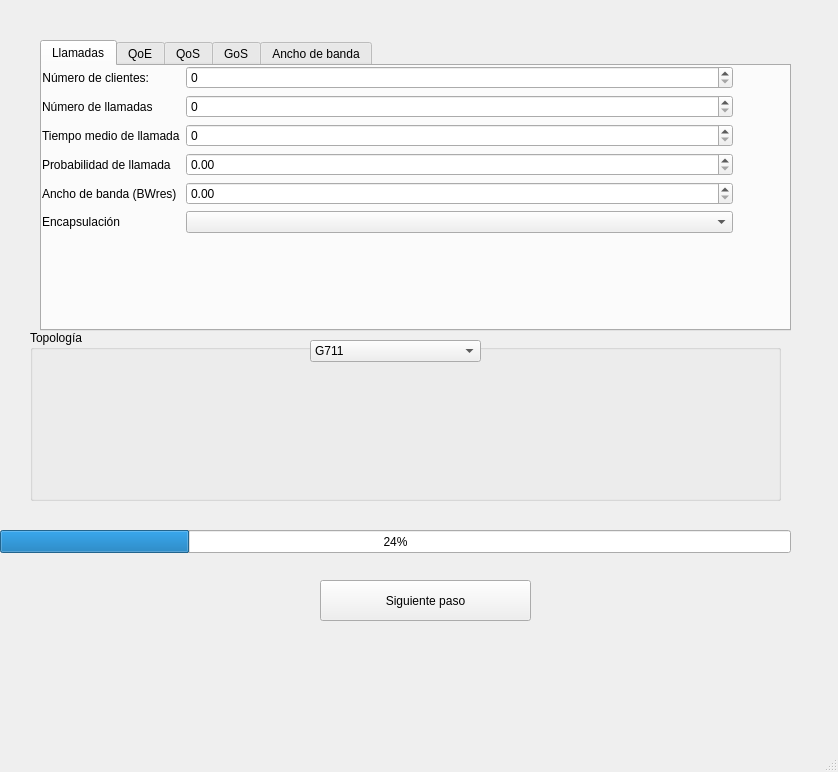
<?xml version="1.0" encoding="UTF-8"?>
<ui version="4.0">
 <class>MainWindow</class>
 <widget class="QMainWindow" name="MainWindow">
  <property name="geometry">
   <rect>
    <x>0</x>
    <y>0</y>
    <width>838</width>
    <height>772</height>
   </rect>
  </property>
  <property name="mouseTracking">
   <bool>false</bool>
  </property>
  <property name="windowTitle">
   <string>MainWindow</string>
  </property>
  <widget class="QWidget" name="centralwidget">
   <widget class="QProgressBar" name="progressBar">
    <property name="enabled">
     <bool>true</bool>
    </property>
    <property name="geometry">
     <rect>
      <x>0</x>
      <y>530</y>
      <width>791</width>
      <height>23</height>
     </rect>
    </property>
    <property name="value">
     <number>24</number>
    </property>
   </widget>
   <widget class="QGroupBox" name="gbTopologia">
    <property name="enabled">
     <bool>true</bool>
    </property>
    <property name="geometry">
     <rect>
      <x>30</x>
      <y>330</y>
      <width>751</width>
      <height>171</height>
     </rect>
    </property>
    <property name="title">
     <string>Topología</string>
    </property>
    <widget class="QComboBox" name="iCodecs">
     <property name="enabled">
      <bool>true</bool>
     </property>
     <property name="geometry">
      <rect>
       <x>280</x>
       <y>10</y>
       <width>171</width>
       <height>22</height>
      </rect>
     </property>
     <item>
      <property name="text">
       <string>G711</string>
      </property>
     </item>
     <item>
      <property name="text">
       <string>G729</string>
      </property>
     </item>
     <item>
      <property name="text">
       <string>G723.1(6.3)</string>
      </property>
     </item>
     <item>
      <property name="text">
       <string>G723.1(5.3)</string>
      </property>
     </item>
     <item>
      <property name="text">
       <string>G726(32)</string>
      </property>
     </item>
     <item>
      <property name="text">
       <string>G728</string>
      </property>
     </item>
     <item>
      <property name="text">
       <string>G722_64k</string>
      </property>
     </item>
    </widget>
   </widget>
   <widget class="QTabWidget" name="casdaed">
    <property name="enabled">
     <bool>true</bool>
    </property>
    <property name="geometry">
     <rect>
      <x>40</x>
      <y>40</y>
      <width>751</width>
      <height>291</height>
     </rect>
    </property>
    <property name="currentIndex">
     <number>0</number>
    </property>
    <widget class="QWidget" name="tab">
     <attribute name="title">
      <string>Llamadas</string>
     </attribute>
     <widget class="QWidget" name="formLayoutWidget">
      <property name="enabled">
       <bool>true</bool>
      </property>
      <property name="geometry">
       <rect>
        <x>0</x>
        <y>0</y>
        <width>691</width>
        <height>224</height>
       </rect>
      </property>
      <layout class="QFormLayout" name="formLayout">
       <item row="1" column="0">
        <widget class="QLabel" name="lNC">
         <property name="enabled">
          <bool>true</bool>
         </property>
         <property name="text">
          <string>Número de clientes:</string>
         </property>
         <property name="alignment">
          <set>Qt::AlignRight|Qt::AlignTrailing|Qt::AlignVCenter</set>
         </property>
        </widget>
       </item>
       <item row="1" column="1">
        <widget class="QSpinBox" name="Nc">
         <property name="enabled">
          <bool>true</bool>
         </property>
         <property name="acceptDrops">
          <bool>false</bool>
         </property>
         <property name="maximum">
          <number>1000</number>
         </property>
        </widget>
       </item>
       <item row="2" column="0">
        <widget class="QLabel" name="label">
         <property name="enabled">
          <bool>true</bool>
         </property>
         <property name="text">
          <string>Número de llamadas</string>
         </property>
        </widget>
       </item>
       <item row="3" column="0">
        <widget class="QLabel" name="label_2">
         <property name="enabled">
          <bool>true</bool>
         </property>
         <property name="text">
          <string>Tiempo medio de llamada</string>
         </property>
        </widget>
       </item>
       <item row="3" column="1">
        <widget class="QSpinBox" name="Tpll">
         <property name="enabled">
          <bool>true</bool>
         </property>
        </widget>
       </item>
       <item row="5" column="0">
        <widget class="QLabel" name="label_3">
         <property name="enabled">
          <bool>true</bool>
         </property>
         <property name="text">
          <string>Probabilidad de llamada</string>
         </property>
        </widget>
       </item>
       <item row="6" column="0">
        <widget class="QLabel" name="label_4">
         <property name="enabled">
          <bool>true</bool>
         </property>
         <property name="text">
          <string>Ancho de banda (BWres)</string>
         </property>
        </widget>
       </item>
       <item row="7" column="0">
        <widget class="QLabel" name="label_6">
         <property name="text">
          <string>Encapsulación</string>
         </property>
        </widget>
       </item>
       <item row="2" column="1">
        <widget class="QSpinBox" name="Nll">
         <property name="enabled">
          <bool>true</bool>
         </property>
         <property name="maximum">
          <number>1000</number>
         </property>
        </widget>
       </item>
       <item row="7" column="1">
        <widget class="QComboBox" name="comboBox">
         <property name="enabled">
          <bool>true</bool>
         </property>
        </widget>
       </item>
       <item row="6" column="1">
        <widget class="QDoubleSpinBox" name="BWres">
         <property name="enabled">
          <bool>true</bool>
         </property>
         <property name="inputMethodHints">
          <set>Qt::ImhFormattedNumbersOnly</set>
         </property>
         <property name="maximum">
          <double>1.000000000000000</double>
         </property>
         <property name="singleStep">
          <double>0.010000000000000</double>
         </property>
        </widget>
       </item>
       <item row="5" column="1">
        <widget class="QDoubleSpinBox" name="Pll">
         <property name="maximum">
          <double>1.000000000000000</double>
         </property>
         <property name="singleStep">
          <double>0.010000000000000</double>
         </property>
        </widget>
       </item>
      </layout>
     </widget>
    </widget>
    <widget class="QWidget" name="tab_2">
     <attribute name="title">
      <string>QoE</string>
     </attribute>
     <widget class="QComboBox" name="MOS">
      <property name="geometry">
       <rect>
        <x>100</x>
        <y>40</y>
        <width>341</width>
        <height>31</height>
       </rect>
      </property>
      <property name="minimumContentsLength">
       <number>0</number>
      </property>
      <item>
       <property name="text">
        <string>Excelente</string>
       </property>
      </item>
      <item>
       <property name="text">
        <string>Buena</string>
       </property>
      </item>
      <item>
       <property name="text">
        <string>Aceptable</string>
       </property>
      </item>
      <item>
       <property name="text">
        <string>Pobre</string>
       </property>
      </item>
      <item>
       <property name="text">
        <string>Mala</string>
       </property>
      </item>
     </widget>
     <widget class="QLabel" name="label_5">
      <property name="geometry">
       <rect>
        <x>50</x>
        <y>45</y>
        <width>51</width>
        <height>21</height>
       </rect>
      </property>
      <property name="text">
       <string>MOS</string>
      </property>
     </widget>
    </widget>
    <widget class="QWidget" name="tab_3">
     <attribute name="title">
      <string>QoS</string>
     </attribute>
     <widget class="QWidget" name="formLayoutWidget_2">
      <property name="geometry">
       <rect>
        <x>0</x>
        <y>10</y>
        <width>741</width>
        <height>221</height>
       </rect>
      </property>
      <layout class="QFormLayout" name="formLayout_2">
       <property name="verticalSpacing">
        <number>20</number>
       </property>
       <property name="topMargin">
        <number>5</number>
       </property>
       <property name="bottomMargin">
        <number>5</number>
       </property>
       <item row="0" column="0">
        <widget class="QLabel" name="label_7">
         <property name="text">
          <string>Retardo total </string>
         </property>
        </widget>
       </item>
       <item row="1" column="0">
        <widget class="QLabel" name="label_8">
         <property name="text">
          <string>Retardo de red</string>
         </property>
        </widget>
       </item>
       <item row="1" column="1">
        <widget class="QDoubleSpinBox" name="Rr">
         <property name="decimals">
          <number>1</number>
         </property>
         <property name="maximum">
          <double>1000.000000000000000</double>
         </property>
         <property name="singleStep">
          <double>0.100000000000000</double>
         </property>
        </widget>
       </item>
       <item row="2" column="0">
        <widget class="QLabel" name="label_9">
         <property name="text">
          <string>Jitter min</string>
         </property>
        </widget>
       </item>
       <item row="2" column="1">
        <widget class="QDoubleSpinBox" name="minJitter">
         <property name="minimum">
          <double>1.000000000000000</double>
         </property>
         <property name="maximum">
          <double>2.000000000000000</double>
         </property>
         <property name="singleStep">
          <double>0.010000000000000</double>
         </property>
        </widget>
       </item>
       <item row="3" column="0">
        <widget class="QLabel" name="label_10">
         <property name="text">
          <string>Jitter max</string>
         </property>
        </widget>
       </item>
       <item row="4" column="0">
        <widget class="QLabel" name="encapsulacionLabel">
         <property name="text">
          <string>Encapsulacion</string>
         </property>
        </widget>
       </item>
       <item row="4" column="1">
        <widget class="QComboBox" name="MOS_2">
         <item>
          <property name="text">
           <string>RTP</string>
          </property>
         </item>
         <item>
          <property name="text">
           <string>cRTP</string>
          </property>
         </item>
        </widget>
       </item>
       <item row="3" column="1">
        <widget class="QDoubleSpinBox" name="maxJitter">
         <property name="minimum">
          <double>1.000000000000000</double>
         </property>
         <property name="maximum">
          <double>2.000000000000000</double>
         </property>
         <property name="singleStep">
          <double>0.010000000000000</double>
         </property>
         <property name="value">
          <double>2.000000000000000</double>
         </property>
        </widget>
       </item>
       <item row="0" column="1">
        <widget class="QDoubleSpinBox" name="Rt">
         <property name="decimals">
          <number>1</number>
         </property>
         <property name="maximum">
          <double>1000.000000000000000</double>
         </property>
         <property name="singleStep">
          <double>0.100000000000000</double>
         </property>
        </widget>
       </item>
      </layout>
     </widget>
    </widget>
    <widget class="QWidget" name="tab_4">
     <attribute name="title">
      <string>GoS</string>
     </attribute>
    </widget>
    <widget class="QWidget" name="tab_5">
     <attribute name="title">
      <string>Ancho de banda</string>
     </attribute>
    </widget>
   </widget>
   <widget class="QPushButton" name="pbCalcular">
    <property name="enabled">
     <bool>true</bool>
    </property>
    <property name="geometry">
     <rect>
      <x>320</x>
      <y>580</y>
      <width>211</width>
      <height>41</height>
     </rect>
    </property>
    <property name="text">
     <string>Siguiente paso</string>
    </property>
   </widget>
  </widget>
  <widget class="QMenuBar" name="menubar">
   <property name="geometry">
    <rect>
     <x>0</x>
     <y>0</y>
     <width>838</width>
     <height>24</height>
    </rect>
   </property>
  </widget>
  <widget class="QStatusBar" name="statusbar"/>
 </widget>
 <resources/>
 <connections/>
</ui>
